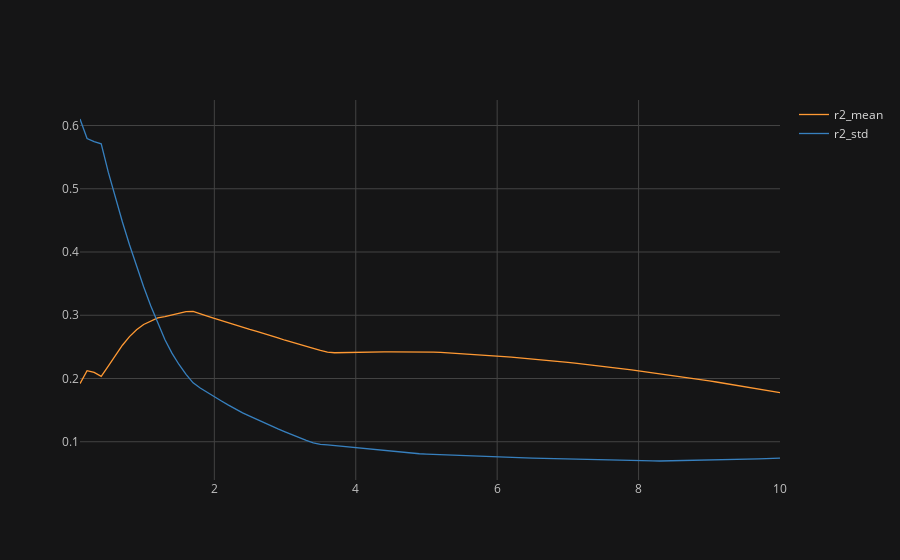

Here is the notebook cell this chart was saved with:
### Code cell
df_res.iplot(theme="solar")
